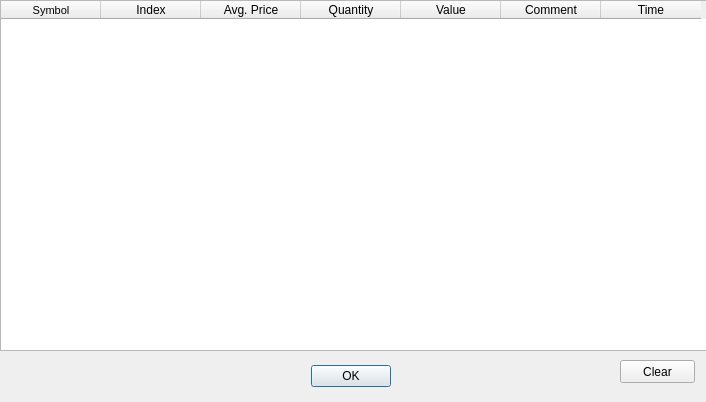
<?xml version="1.0" encoding="UTF-8"?>
<ui version="4.0">
 <class>MEX_TradeLog</class>
 <widget class="QDialog" name="MEX_TradeLog">
  <property name="geometry">
   <rect>
    <x>0</x>
    <y>0</y>
    <width>706</width>
    <height>402</height>
   </rect>
  </property>
  <property name="windowTitle">
   <string>Dialog</string>
  </property>
  <widget class="QDialogButtonBox" name="buttonBox">
   <property name="geometry">
    <rect>
     <x>310</x>
     <y>360</y>
     <width>81</width>
     <height>32</height>
    </rect>
   </property>
   <property name="orientation">
    <enum>Qt::Horizontal</enum>
   </property>
   <property name="standardButtons">
    <set>QDialogButtonBox::Ok</set>
   </property>
  </widget>
  <widget class="QTableWidget" name="tableWidgetMatchedOrders">
   <property name="geometry">
    <rect>
     <x>0</x>
     <y>0</y>
     <width>711</width>
     <height>351</height>
    </rect>
   </property>
   <column>
    <property name="text">
     <string>Symbol</string>
    </property>
    <property name="font">
     <font>
      <pointsize>8</pointsize>
     </font>
    </property>
   </column>
   <column>
    <property name="text">
     <string>Index</string>
    </property>
   </column>
   <column>
    <property name="text">
     <string>Avg. Price</string>
    </property>
   </column>
   <column>
    <property name="text">
     <string>Quantity</string>
    </property>
   </column>
   <column>
    <property name="text">
     <string>Value</string>
    </property>
   </column>
   <column>
    <property name="text">
     <string>Comment</string>
    </property>
   </column>
   <column>
    <property name="text">
     <string>Time</string>
    </property>
   </column>
  </widget>
  <widget class="QPushButton" name="bntClear">
   <property name="geometry">
    <rect>
     <x>620</x>
     <y>360</y>
     <width>75</width>
     <height>23</height>
    </rect>
   </property>
   <property name="text">
    <string>Clear</string>
   </property>
  </widget>
 </widget>
 <resources/>
 <connections>
  <connection>
   <sender>buttonBox</sender>
   <signal>accepted()</signal>
   <receiver>MEX_TradeLog</receiver>
   <slot>accept()</slot>
   <hints>
    <hint type="sourcelabel">
     <x>248</x>
     <y>254</y>
    </hint>
    <hint type="destinationlabel">
     <x>157</x>
     <y>274</y>
    </hint>
   </hints>
  </connection>
  <connection>
   <sender>buttonBox</sender>
   <signal>rejected()</signal>
   <receiver>MEX_TradeLog</receiver>
   <slot>reject()</slot>
   <hints>
    <hint type="sourcelabel">
     <x>316</x>
     <y>260</y>
    </hint>
    <hint type="destinationlabel">
     <x>286</x>
     <y>274</y>
    </hint>
   </hints>
  </connection>
 </connections>
</ui>
